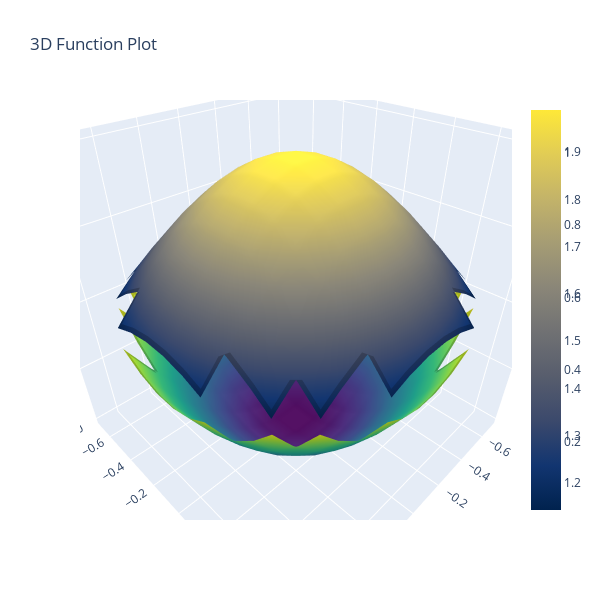

Notebook code for this chart:
### Markdown cell above
# Delaunay Triangulation in 3D

a)

### Code cell
import numpy as np
import plotly.graph_objects as go
import matplotlib.pyplot as plt
from scipy.spatial import Delaunay

def surface1(x, y):
    return 2 * x**2 + 2 * y**2   #lower surface

def surface2(x, y):
    return 2 * np.exp(-x**2 - y**2)    #upper surface

res = 20
Xarr, Yarr = np.meshgrid(np.linspace(-1, 1, res), np.linspace(-1, 1, res))

lower = surface1(Xarr, Yarr) #lower face of the enclosed surface
upper = surface2(Xarr, Yarr) #upper face of the enclosed surface

#We also need to smoothly join the boundary later
boundary_mask = np.isclose(lower, upper, atol=0.05)  # Points where surfaces meet
X_boundary = Xarr[boundary_mask]
Y_boundary = Yarr[boundary_mask]
Z_boundary = lower[boundary_mask]  # or upper, they should be equal

# Mask points where the condition is not met, we must be on the closed surface, where surface1 is below surface2
mask = (lower <= upper)
X_arrm = np.where(mask, Xarr, None)
Y_arrm = np.where(mask, Yarr, None)
Z1 = np.where(mask, lower, None)      
Z2 = np.where(mask, upper, None)



# Create a 3D surface plot
fig = go.Figure()

# Add both surfaces to the figure
fig.add_trace(go.Surface(z=Z1, x=Xarr, y=Yarr, colorscale='Viridis', name="Surface 1"))
fig.add_trace(go.Surface(z=Z2, x=Xarr, y=Yarr, colorscale='Cividis', name="Surface 2"))

fig.update_layout(title="3D Function Plot", autosize=False, width=600, height=600, scene=dict(
        xaxis_title="X axis",
        yaxis_title="Y axis",
        zaxis_title="Z axis",
    ),
)

# Show the plot
fig.show()

### Figure 1 — Plotly figure (JSON) as saved in the notebook; plotly's stock layout.template omitted (floating-point values rounded to 4 significant figures; data arrays with more than 128 entries replaced by an {"elided": "..."} marker saying what was removed)
{"data": [{"colorscale": [[0, "#440154"], [0.1111, "#482878"], [0.2222, "#3e4989"], [0.3333, "#31688e"], [0.4444, "#26828e"], [0.5556, "#1f9e89"], [0.6667, "#35b779"], [0.7778, "#6ece58"], [0.8889, "#b5de2b"], [1, "#fde725"]], "name": "Surface 1", "type": "surface", "x": {"elided": "20x20 float values"}, "y": {"elided": "20x20 float values"}, "z": {"elided": "20x20 float values"}}, {"colorscale": [[0, "#00224e"], [0.1111, "#123570"], [0.2222, "#3b496c"], [0.3333, "#575d6d"], [0.4444, "#707173"], [0.5556, "#8a8678"], [0.6667, "#a59c74"], [0.7778, "#c3b369"], [0.8889, "#e1cc55"], [1, "#fee838"]], "name": "Surface 2", "type": "surface", "x": {"elided": "20x20 float values"}, "y": {"elided": "20x20 float values"}, "z": {"elided": "20x20 float values"}}], "layout": {"autosize": false, "height": 600, "scene": {"aspectmode": "auto", "aspectratio": {"x": 1.004, "y": 1.004, "z": 0.9926}, "camera": {"center": {"x": 0, "y": 0, "z": 0}, "eye": {"x": 0.884, "y": 0.884, "z": 0.884}, "projection": {"type": "perspective"}, "up": {"x": 0, "y": 0, "z": 1}}, "xaxis": {"title": {"text": "X axis"}, "type": "linear"}, "yaxis": {"title": {"text": "Y axis"}, "type": "linear"}, "zaxis": {"title": {"text": "Z axis"}, "type": "linear"}}, "title": {"text": "3D Function Plot"}, "width": 600}}
